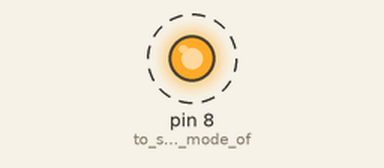
This sketch was run on a simulated Arduino Uno, built with avr-gcc and run on an emulated ATmega328P. Parts: output pins drawn as LEDs (lit = HIGH). Dashed ring = blinking.

Above: at 0.5 s.
Timing chart, 0 to 3.5 s (numbered marks = the images above):
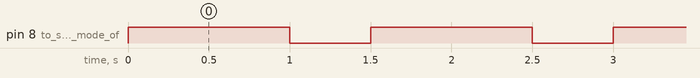

The sketch:

LEDBllink.ino
```cpp
void setup ()
{
pinMode ( 8, OUTPUT);  // to set the OUTPUT mode of pin number 8.
}
void loop ()
{
digitalWrite (8, HIGH);
delay(1000);  // 1 second = 1 x 1000 milliseconds
digitalWrite (8, LOW);
delay(500);  // 0.5 second = 0.5 x 1000 milliseconds
}  
```

Measured:
- by itself, pin 8 (to_set_the_OUTPUT_mode_of): alternates HIGH for 1.0 s and LOW for 0.50 s
